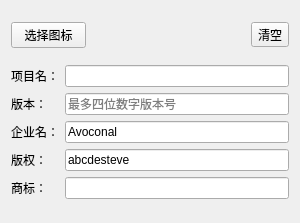
<?xml version="1.0" encoding="UTF-8"?>
<ui version="4.0">
 <class>copyright</class>
 <widget class="QWidget" name="copyright">
  <property name="geometry">
   <rect>
    <x>0</x>
    <y>0</y>
    <width>300</width>
    <height>223</height>
   </rect>
  </property>
  <property name="windowTitle">
   <string>Form</string>
  </property>
  <layout class="QVBoxLayout" name="verticalLayout">
   <item>
    <layout class="QHBoxLayout" name="horizontalLayout">
     <item>
      <widget class="PrimaryPushButton" name="btn_select_icon">
       <property name="maximumSize">
        <size>
         <width>75</width>
         <height>16777215</height>
        </size>
       </property>
       <property name="text">
        <string>选择图标</string>
       </property>
      </widget>
     </item>
     <item>
      <widget class="QLabel" name="label_icon_path">
       <property name="text">
        <string/>
       </property>
       <property name="wordWrap">
        <bool>true</bool>
       </property>
      </widget>
     </item>
     <item>
      <widget class="QLabel" name="label_icon_preview">
       <property name="sizePolicy">
        <sizepolicy hsizetype="Maximum" vsizetype="Maximum">
         <horstretch>0</horstretch>
         <verstretch>0</verstretch>
        </sizepolicy>
       </property>
       <property name="text">
        <string/>
       </property>
      </widget>
     </item>
     <item>
      <widget class="ToolButton" name="btn_clear_icon">
       <property name="text">
        <string>清空</string>
       </property>
      </widget>
     </item>
    </layout>
   </item>
   <item>
    <layout class="QGridLayout" name="gridLayout">
     <item row="2" column="0">
      <widget class="QLabel" name="label_company">
       <property name="text">
        <string>企业名：</string>
       </property>
      </widget>
     </item>
     <item row="2" column="1">
      <widget class="LineEdit" name="lineedit_company">
       <property name="text">
        <string>Avoconal</string>
       </property>
      </widget>
     </item>
     <item row="3" column="0">
      <widget class="QLabel" name="label_copyright">
       <property name="text">
        <string>版权：</string>
       </property>
      </widget>
     </item>
     <item row="1" column="1">
      <widget class="LineEdit" name="lineedit_version">
       <property name="placeholderText">
        <string>最多四位数字版本号</string>
       </property>
      </widget>
     </item>
     <item row="3" column="1">
      <widget class="LineEdit" name="lineedit_copyright">
       <property name="text">
        <string>abcdesteve</string>
       </property>
      </widget>
     </item>
     <item row="0" column="1">
      <widget class="LineEdit" name="lineedit_project"/>
     </item>
     <item row="4" column="1">
      <widget class="LineEdit" name="lineedit_trademark"/>
     </item>
     <item row="1" column="0">
      <widget class="QLabel" name="label_version">
       <property name="text">
        <string>版本：</string>
       </property>
      </widget>
     </item>
     <item row="0" column="0">
      <widget class="QLabel" name="label_project">
       <property name="text">
        <string>项目名：</string>
       </property>
      </widget>
     </item>
     <item row="4" column="0">
      <widget class="QLabel" name="label_trademark">
       <property name="text">
        <string>商标：</string>
       </property>
      </widget>
     </item>
    </layout>
   </item>
  </layout>
 </widget>
 <customwidgets>
  <customwidget>
   <class>ToolButton</class>
   <extends>QToolButton</extends>
   <header>qfluentwidgets</header>
  </customwidget>
  <customwidget>
   <class>LineEdit</class>
   <extends>QLineEdit</extends>
   <header>qfluentwidgets</header>
  </customwidget>
  <customwidget>
   <class>PrimaryPushButton</class>
   <extends>QPushButton</extends>
   <header>qfluentwidgets</header>
  </customwidget>
 </customwidgets>
 <tabstops>
  <tabstop>btn_select_icon</tabstop>
  <tabstop>btn_clear_icon</tabstop>
  <tabstop>lineedit_project</tabstop>
  <tabstop>lineedit_version</tabstop>
  <tabstop>lineedit_company</tabstop>
  <tabstop>lineedit_copyright</tabstop>
  <tabstop>lineedit_trademark</tabstop>
 </tabstops>
 <resources/>
 <connections/>
</ui>
